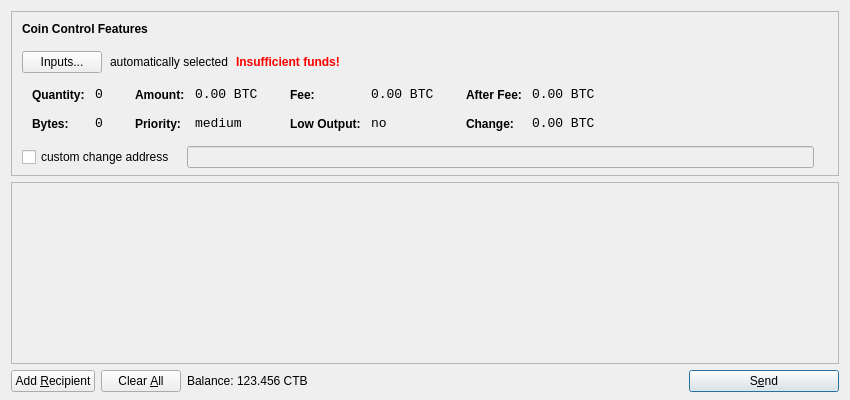
<?xml version="1.0" encoding="UTF-8"?>
<ui version="4.0">
 <class>SendCoinsDialog</class>
 <widget class="QDialog" name="SendCoinsDialog">
  <property name="geometry">
   <rect>
    <x>0</x>
    <y>0</y>
    <width>850</width>
    <height>400</height>
   </rect>
  </property>
  <property name="windowTitle">
   <string>Send Coins</string>
  </property>
  <layout class="QVBoxLayout" name="verticalLayout" stretch="0,1,0">
   <property name="bottomMargin">
    <number>8</number>
   </property>
   <item>
    <widget class="QFrame" name="frameCoinControl">
     <property name="sizePolicy">
      <sizepolicy hsizetype="Expanding" vsizetype="Expanding">
       <horstretch>0</horstretch>
       <verstretch>0</verstretch>
      </sizepolicy>
     </property>
     <property name="maximumSize">
      <size>
       <width>16777215</width>
       <height>16777215</height>
      </size>
     </property>
     <property name="frameShape">
      <enum>QFrame::StyledPanel</enum>
     </property>
     <property name="frameShadow">
      <enum>QFrame::Sunken</enum>
     </property>
     <layout class="QVBoxLayout" name="verticalLayoutCoinControl2">
      <property name="spacing">
       <number>-1</number>
      </property>
      <property name="leftMargin">
       <number>0</number>
      </property>
      <property name="topMargin">
       <number>0</number>
      </property>
      <property name="rightMargin">
       <number>0</number>
      </property>
      <property name="bottomMargin">
       <number>6</number>
      </property>
      <item>
       <layout class="QVBoxLayout" name="verticalLayoutCoinControl" stretch="0,0,0,0,1">
        <property name="spacing">
         <number>0</number>
        </property>
        <property name="leftMargin">
         <number>10</number>
        </property>
        <property name="topMargin">
         <number>10</number>
        </property>
        <item>
         <layout class="QHBoxLayout" name="horizontalLayoutCoinControl1">
          <property name="bottomMargin">
           <number>15</number>
          </property>
          <item>
           <widget class="QLabel" name="labelCoinControlFeatures">
            <property name="sizePolicy">
             <sizepolicy hsizetype="Preferred" vsizetype="Maximum">
              <horstretch>0</horstretch>
              <verstretch>0</verstretch>
             </sizepolicy>
            </property>
            <property name="font">
             <font>
              <weight>75</weight>
              <bold>true</bold>
             </font>
            </property>
            <property name="styleSheet">
             <string notr="true">font-weight:bold;</string>
            </property>
            <property name="text">
             <string>Coin Control Features</string>
            </property>
           </widget>
          </item>
         </layout>
        </item>
        <item>
         <layout class="QHBoxLayout" name="horizontalLayoutCoinControl2" stretch="0,0,0,0">
          <property name="spacing">
           <number>8</number>
          </property>
          <property name="bottomMargin">
           <number>10</number>
          </property>
          <item>
           <widget class="QPushButton" name="pushButtonCoinControl">
            <property name="styleSheet">
             <string notr="true"/>
            </property>
            <property name="text">
             <string>Inputs...</string>
            </property>
           </widget>
          </item>
          <item>
           <widget class="QLabel" name="labelCoinControlAutomaticallySelected">
            <property name="text">
             <string>automatically selected</string>
            </property>
            <property name="margin">
             <number>5</number>
            </property>
           </widget>
          </item>
          <item>
           <widget class="QLabel" name="labelCoinControlInsuffFunds">
            <property name="font">
             <font>
              <weight>75</weight>
              <bold>true</bold>
             </font>
            </property>
            <property name="styleSheet">
             <string notr="true">color:red;font-weight:bold;</string>
            </property>
            <property name="text">
             <string>Insufficient funds!</string>
            </property>
            <property name="margin">
             <number>5</number>
            </property>
           </widget>
          </item>
          <item>
           <spacer name="horizontalSpacerCoinControl">
            <property name="orientation">
             <enum>Qt::Horizontal</enum>
            </property>
            <property name="sizeHint" stdset="0">
             <size>
              <width>40</width>
              <height>1</height>
             </size>
            </property>
           </spacer>
          </item>
         </layout>
        </item>
        <item>
         <widget class="QWidget" name="widgetCoinControl" native="true">
          <property name="sizePolicy">
           <sizepolicy hsizetype="Preferred" vsizetype="Preferred">
            <horstretch>0</horstretch>
            <verstretch>0</verstretch>
           </sizepolicy>
          </property>
          <property name="minimumSize">
           <size>
            <width>0</width>
            <height>0</height>
           </size>
          </property>
          <property name="styleSheet">
           <string notr="true"/>
          </property>
          <layout class="QHBoxLayout" name="horizontalLayoutCoinControl5">
           <property name="margin">
            <number>0</number>
           </property>
           <item>
            <layout class="QHBoxLayout" name="horizontalLayoutCoinControl3" stretch="0,0,0,1">
             <property name="spacing">
              <number>20</number>
             </property>
             <property name="topMargin">
              <number>0</number>
             </property>
             <property name="bottomMargin">
              <number>10</number>
             </property>
             <item>
              <layout class="QFormLayout" name="formLayoutCoinControl1">
               <property name="horizontalSpacing">
                <number>10</number>
               </property>
               <property name="verticalSpacing">
                <number>14</number>
               </property>
               <property name="leftMargin">
                <number>10</number>
               </property>
               <property name="topMargin">
                <number>4</number>
               </property>
               <property name="rightMargin">
                <number>6</number>
               </property>
               <item row="0" column="0">
                <widget class="QLabel" name="labelCoinControlQuantityText">
                 <property name="styleSheet">
                  <string notr="true">font-weight:bold;</string>
                 </property>
                 <property name="text">
                  <string>Quantity:</string>
                 </property>
                 <property name="margin">
                  <number>0</number>
                 </property>
                </widget>
               </item>
               <item row="0" column="1">
                <widget class="QLabel" name="labelCoinControlQuantity">
                 <property name="font">
                  <font>
                   <family>Monospace</family>
                   <pointsize>10</pointsize>
                  </font>
                 </property>
                 <property name="cursor">
                  <cursorShape>IBeamCursor</cursorShape>
                 </property>
                 <property name="contextMenuPolicy">
                  <enum>Qt::ActionsContextMenu</enum>
                 </property>
                 <property name="text">
                  <string notr="true">0</string>
                 </property>
                 <property name="margin">
                  <number>0</number>
                 </property>
                 <property name="textInteractionFlags">
                  <set>Qt::LinksAccessibleByMouse|Qt::TextSelectableByKeyboard|Qt::TextSelectableByMouse</set>
                 </property>
                </widget>
               </item>
               <item row="1" column="0">
                <widget class="QLabel" name="labelCoinControlBytesText">
                 <property name="styleSheet">
                  <string notr="true">font-weight:bold;</string>
                 </property>
                 <property name="text">
                  <string>Bytes:</string>
                 </property>
                </widget>
               </item>
               <item row="1" column="1">
                <widget class="QLabel" name="labelCoinControlBytes">
                 <property name="font">
                  <font>
                   <family>Monospace</family>
                   <pointsize>10</pointsize>
                  </font>
                 </property>
                 <property name="cursor">
                  <cursorShape>IBeamCursor</cursorShape>
                 </property>
                 <property name="contextMenuPolicy">
                  <enum>Qt::ActionsContextMenu</enum>
                 </property>
                 <property name="text">
                  <string notr="true">0</string>
                 </property>
                 <property name="textInteractionFlags">
                  <set>Qt::LinksAccessibleByMouse|Qt::TextSelectableByKeyboard|Qt::TextSelectableByMouse</set>
                 </property>
                </widget>
               </item>
              </layout>
             </item>
             <item>
              <layout class="QFormLayout" name="formLayoutCoinControl2">
               <property name="horizontalSpacing">
                <number>10</number>
               </property>
               <property name="verticalSpacing">
                <number>14</number>
               </property>
               <property name="leftMargin">
                <number>6</number>
               </property>
               <property name="topMargin">
                <number>4</number>
               </property>
               <property name="rightMargin">
                <number>6</number>
               </property>
               <item row="0" column="0">
                <widget class="QLabel" name="labelCoinControlAmountText">
                 <property name="styleSheet">
                  <string notr="true">font-weight:bold;</string>
                 </property>
                 <property name="text">
                  <string>Amount:</string>
                 </property>
                 <property name="margin">
                  <number>0</number>
                 </property>
                </widget>
               </item>
               <item row="0" column="1">
                <widget class="QLabel" name="labelCoinControlAmount">
                 <property name="font">
                  <font>
                   <family>Monospace</family>
                   <pointsize>10</pointsize>
                  </font>
                 </property>
                 <property name="cursor">
                  <cursorShape>IBeamCursor</cursorShape>
                 </property>
                 <property name="contextMenuPolicy">
                  <enum>Qt::ActionsContextMenu</enum>
                 </property>
                 <property name="text">
                  <string notr="true">0.00 BTC</string>
                 </property>
                 <property name="textInteractionFlags">
                  <set>Qt::LinksAccessibleByMouse|Qt::TextSelectableByKeyboard|Qt::TextSelectableByMouse</set>
                 </property>
                </widget>
               </item>
               <item row="1" column="0">
                <widget class="QLabel" name="labelCoinControlPriorityText">
                 <property name="styleSheet">
                  <string notr="true">font-weight:bold;</string>
                 </property>
                 <property name="text">
                  <string>Priority:</string>
                 </property>
                </widget>
               </item>
               <item row="1" column="1">
                <widget class="QLabel" name="labelCoinControlPriority">
                 <property name="font">
                  <font>
                   <family>Monospace</family>
                   <pointsize>10</pointsize>
                  </font>
                 </property>
                 <property name="cursor">
                  <cursorShape>IBeamCursor</cursorShape>
                 </property>
                 <property name="contextMenuPolicy">
                  <enum>Qt::ActionsContextMenu</enum>
                 </property>
                 <property name="text">
                  <string>medium</string>
                 </property>
                 <property name="textInteractionFlags">
                  <set>Qt::LinksAccessibleByMouse|Qt::TextSelectableByKeyboard|Qt::TextSelectableByMouse</set>
                 </property>
                </widget>
               </item>
              </layout>
             </item>
             <item>
              <layout class="QFormLayout" name="formLayoutCoinControl3">
               <property name="horizontalSpacing">
                <number>10</number>
               </property>
               <property name="verticalSpacing">
                <number>14</number>
               </property>
               <property name="leftMargin">
                <number>6</number>
               </property>
               <property name="topMargin">
                <number>4</number>
               </property>
               <property name="rightMargin">
                <number>6</number>
               </property>
               <item row="0" column="0">
                <widget class="QLabel" name="labelCoinControlFeeText">
                 <property name="styleSheet">
                  <string notr="true">font-weight:bold;</string>
                 </property>
                 <property name="text">
                  <string>Fee:</string>
                 </property>
                 <property name="margin">
                  <number>0</number>
                 </property>
                </widget>
               </item>
               <item row="0" column="1">
                <widget class="QLabel" name="labelCoinControlFee">
                 <property name="font">
                  <font>
                   <family>Monospace</family>
                   <pointsize>10</pointsize>
                  </font>
                 </property>
                 <property name="cursor">
                  <cursorShape>IBeamCursor</cursorShape>
                 </property>
                 <property name="contextMenuPolicy">
                  <enum>Qt::ActionsContextMenu</enum>
                 </property>
                 <property name="text">
                  <string notr="true">0.00 BTC</string>
                 </property>
                 <property name="textInteractionFlags">
                  <set>Qt::LinksAccessibleByMouse|Qt::TextSelectableByKeyboard|Qt::TextSelectableByMouse</set>
                 </property>
                </widget>
               </item>
               <item row="1" column="0">
                <widget class="QLabel" name="labelCoinControlLowOutputText">
                 <property name="styleSheet">
                  <string notr="true">font-weight:bold;</string>
                 </property>
                 <property name="text">
                  <string>Low Output:</string>
                 </property>
                </widget>
               </item>
               <item row="1" column="1">
                <widget class="QLabel" name="labelCoinControlLowOutput">
                 <property name="font">
                  <font>
                   <family>Monospace</family>
                   <pointsize>10</pointsize>
                  </font>
                 </property>
                 <property name="cursor">
                  <cursorShape>IBeamCursor</cursorShape>
                 </property>
                 <property name="contextMenuPolicy">
                  <enum>Qt::ActionsContextMenu</enum>
                 </property>
                 <property name="text">
                  <string>no</string>
                 </property>
                 <property name="textInteractionFlags">
                  <set>Qt::LinksAccessibleByMouse|Qt::TextSelectableByKeyboard|Qt::TextSelectableByMouse</set>
                 </property>
                </widget>
               </item>
              </layout>
             </item>
             <item>
              <layout class="QFormLayout" name="formLayoutCoinControl4">
               <property name="horizontalSpacing">
                <number>10</number>
               </property>
               <property name="verticalSpacing">
                <number>14</number>
               </property>
               <property name="leftMargin">
                <number>6</number>
               </property>
               <property name="topMargin">
                <number>4</number>
               </property>
               <property name="rightMargin">
                <number>6</number>
               </property>
               <item row="0" column="0">
                <widget class="QLabel" name="labelCoinControlAfterFeeText">
                 <property name="styleSheet">
                  <string notr="true">font-weight:bold;</string>
                 </property>
                 <property name="text">
                  <string>After Fee:</string>
                 </property>
                 <property name="margin">
                  <number>0</number>
                 </property>
                </widget>
               </item>
               <item row="0" column="1">
                <widget class="QLabel" name="labelCoinControlAfterFee">
                 <property name="font">
                  <font>
                   <family>Monospace</family>
                   <pointsize>10</pointsize>
                  </font>
                 </property>
                 <property name="cursor">
                  <cursorShape>IBeamCursor</cursorShape>
                 </property>
                 <property name="contextMenuPolicy">
                  <enum>Qt::ActionsContextMenu</enum>
                 </property>
                 <property name="text">
                  <string notr="true">0.00 BTC</string>
                 </property>
                 <property name="textInteractionFlags">
                  <set>Qt::LinksAccessibleByMouse|Qt::TextSelectableByKeyboard|Qt::TextSelectableByMouse</set>
                 </property>
                </widget>
               </item>
               <item row="1" column="0">
                <widget class="QLabel" name="labelCoinControlChangeText">
                 <property name="styleSheet">
                  <string notr="true">font-weight:bold;</string>
                 </property>
                 <property name="text">
                  <string>Change:</string>
                 </property>
                </widget>
               </item>
               <item row="1" column="1">
                <widget class="QLabel" name="labelCoinControlChange">
                 <property name="font">
                  <font>
                   <family>Monospace</family>
                   <pointsize>10</pointsize>
                  </font>
                 </property>
                 <property name="cursor">
                  <cursorShape>IBeamCursor</cursorShape>
                 </property>
                 <property name="contextMenuPolicy">
                  <enum>Qt::ActionsContextMenu</enum>
                 </property>
                 <property name="text">
                  <string notr="true">0.00 BTC</string>
                 </property>
                 <property name="textInteractionFlags">
                  <set>Qt::LinksAccessibleByMouse|Qt::TextSelectableByKeyboard|Qt::TextSelectableByMouse</set>
                 </property>
                </widget>
               </item>
              </layout>
             </item>
            </layout>
           </item>
          </layout>
         </widget>
        </item>
        <item>
         <layout class="QHBoxLayout" name="horizontalLayoutCoinControl4" stretch="0,0,0">
          <property name="spacing">
           <number>12</number>
          </property>
          <property name="sizeConstraint">
           <enum>QLayout::SetDefaultConstraint</enum>
          </property>
          <property name="topMargin">
           <number>5</number>
          </property>
          <property name="rightMargin">
           <number>5</number>
          </property>
          <item>
           <widget class="QCheckBox" name="checkBoxCoinControlChange">
            <property name="text">
             <string>custom change address</string>
            </property>
           </widget>
          </item>
          <item>
           <widget class="QLineEdit" name="lineEditCoinControlChange">
            <property name="enabled">
             <bool>false</bool>
            </property>
            <property name="sizePolicy">
             <sizepolicy hsizetype="Expanding" vsizetype="Fixed">
              <horstretch>0</horstretch>
              <verstretch>0</verstretch>
             </sizepolicy>
            </property>
           </widget>
          </item>
          <item>
           <widget class="QLabel" name="labelCoinControlChangeLabel">
            <property name="sizePolicy">
             <sizepolicy hsizetype="Preferred" vsizetype="Expanding">
              <horstretch>0</horstretch>
              <verstretch>0</verstretch>
             </sizepolicy>
            </property>
            <property name="minimumSize">
             <size>
              <width>0</width>
              <height>0</height>
             </size>
            </property>
            <property name="text">
             <string/>
            </property>
            <property name="margin">
             <number>3</number>
            </property>
           </widget>
          </item>
         </layout>
        </item>
        <item>
         <spacer name="verticalSpacerCoinControl">
          <property name="orientation">
           <enum>Qt::Vertical</enum>
          </property>
          <property name="sizeHint" stdset="0">
           <size>
            <width>800</width>
            <height>1</height>
           </size>
          </property>
         </spacer>
        </item>
       </layout>
      </item>
     </layout>
    </widget>
   </item>
   <item>
    <widget class="QScrollArea" name="scrollArea">
     <property name="widgetResizable">
      <bool>true</bool>
     </property>
     <widget class="QWidget" name="scrollAreaWidgetContents">
      <property name="geometry">
       <rect>
        <x>0</x>
        <y>0</y>
        <width>830</width>
        <height>165</height>
       </rect>
      </property>
      <layout class="QVBoxLayout" name="verticalLayout_2">
       <property name="margin">
        <number>0</number>
       </property>
       <item>
        <layout class="QVBoxLayout" name="entries">
         <property name="spacing">
          <number>6</number>
         </property>
        </layout>
       </item>
       <item>
        <spacer name="verticalSpacer">
         <property name="orientation">
          <enum>Qt::Vertical</enum>
         </property>
         <property name="sizeHint" stdset="0">
          <size>
           <width>20</width>
           <height>40</height>
          </size>
         </property>
        </spacer>
       </item>
      </layout>
     </widget>
    </widget>
   </item>
   <item>
    <layout class="QHBoxLayout" name="horizontalLayout">
     <item>
      <widget class="QPushButton" name="addButton">
       <property name="toolTip">
        <string>Send to multiple recipients at once</string>
       </property>
       <property name="text">
        <string>Add &amp;Recipient</string>
       </property>
       <property name="icon">
        <iconset resource="../bitcoin.qrc">
         <normaloff>:/icons/add</normaloff>:/icons/add</iconset>
       </property>
       <property name="autoDefault">
        <bool>false</bool>
       </property>
      </widget>
     </item>
     <item>
      <widget class="QPushButton" name="clearButton">
       <property name="sizePolicy">
        <sizepolicy hsizetype="Minimum" vsizetype="Fixed">
         <horstretch>0</horstretch>
         <verstretch>0</verstretch>
        </sizepolicy>
       </property>
       <property name="toolTip">
        <string>Remove all transaction fields</string>
       </property>
       <property name="text">
        <string>Clear &amp;All</string>
       </property>
       <property name="icon">
        <iconset resource="../bitcoin.qrc">
         <normaloff>:/icons/remove</normaloff>:/icons/remove</iconset>
       </property>
       <property name="autoRepeatDelay">
        <number>300</number>
       </property>
       <property name="autoDefault">
        <bool>false</bool>
       </property>
      </widget>
     </item>
     <item>
      <layout class="QHBoxLayout" name="horizontalLayout_2">
       <property name="spacing">
        <number>3</number>
       </property>
       <item>
        <widget class="QLabel" name="label">
         <property name="text">
          <string>Balance:</string>
         </property>
        </widget>
       </item>
       <item>
        <widget class="QLabel" name="labelBalance">
         <property name="cursor">
          <cursorShape>IBeamCursor</cursorShape>
         </property>
         <property name="text">
          <string>123.456 CTB</string>
         </property>
         <property name="textInteractionFlags">
          <set>Qt::LinksAccessibleByMouse|Qt::TextSelectableByKeyboard|Qt::TextSelectableByMouse</set>
         </property>
        </widget>
       </item>
      </layout>
     </item>
     <item>
      <spacer name="horizontalSpacer">
       <property name="orientation">
        <enum>Qt::Horizontal</enum>
       </property>
       <property name="sizeHint" stdset="0">
        <size>
         <width>40</width>
         <height>20</height>
        </size>
       </property>
      </spacer>
     </item>
     <item>
      <widget class="QPushButton" name="sendButton">
       <property name="minimumSize">
        <size>
         <width>150</width>
         <height>0</height>
        </size>
       </property>
       <property name="toolTip">
        <string>Confirm the send action</string>
       </property>
       <property name="text">
        <string>S&amp;end</string>
       </property>
       <property name="icon">
        <iconset resource="../bitcoin.qrc">
         <normaloff>:/icons/send</normaloff>:/icons/send</iconset>
       </property>
       <property name="default">
        <bool>true</bool>
       </property>
      </widget>
     </item>
    </layout>
   </item>
  </layout>
 </widget>
 <resources>
  <include location="../bitcoin.qrc"/>
 </resources>
 <connections/>
</ui>
